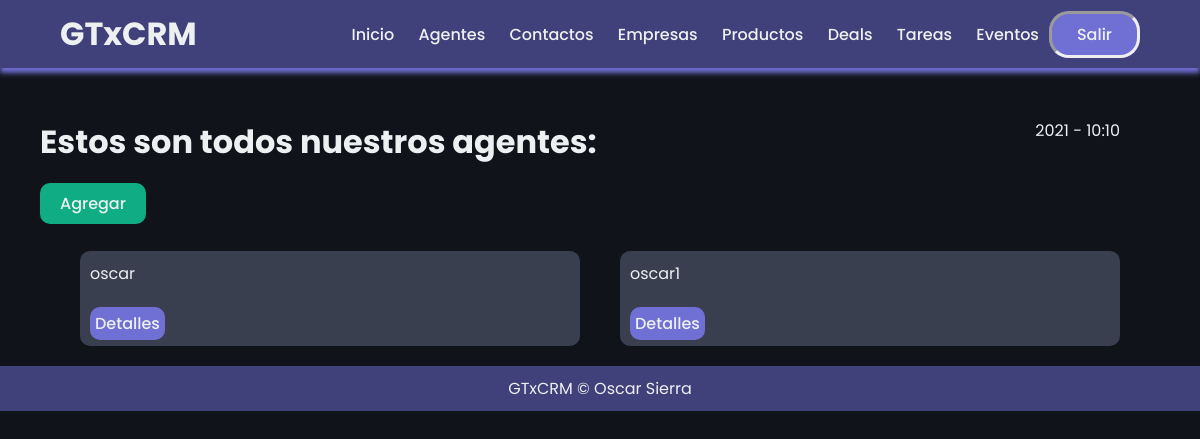
The app's page /agentes/ (signed in), older data.
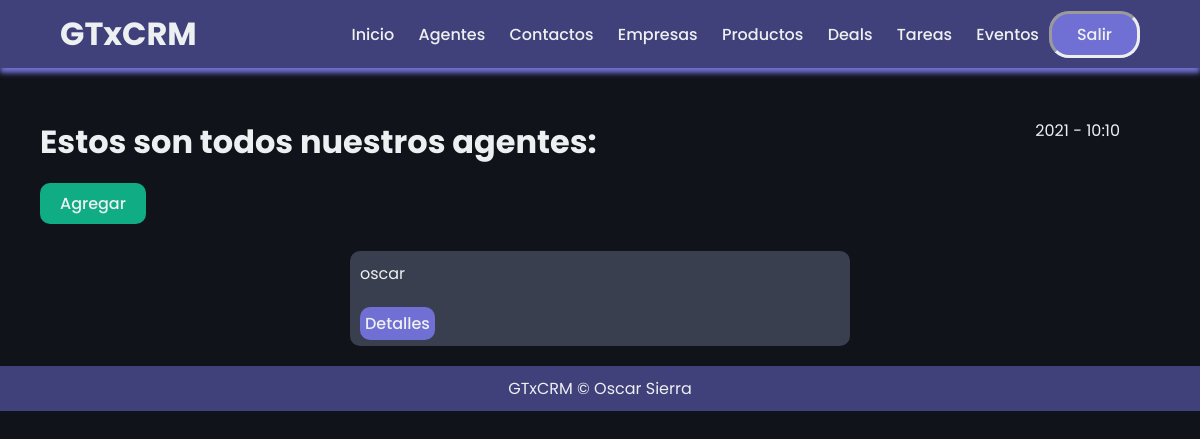
The same page, newer data.
### mainapp/models.py (models this page shows, shortened)
class Agent(models.Model):
    user = models.OneToOneField(User, on_delete=models.CASCADE)
    organizacion = models.ForeignKey(userProfile, on_delete=models.CASCADE)

class User(AbstractUser):
    es_organizador = models.BooleanField(default=True)
    es_agente = models.BooleanField(default=False)

### agents/views.py (the view)
# urls.py: path('agentes/', agentListView.as_view(), name="agent_list"),
class agentListView(OrganizacionYLoginRequiredMixin, generic.ListView):
    template_name = "agents/agent_list.html"
    def get_queryset(self):
        organizacion = self.request.user.userprofile
        return Agent.objects.filter(organizacion = organizacion)

### agents/mixins.py (called while the page is built)
    def dispatch(self, request, *args, **kwargs):
        if not request.user.is_authenticated or not request.user.es_organizador:
            return redirect('lead_list')
        return super().dispatch(request, *args, **kwargs)

### agents/templates/agents/agent_list.html (shortened to what this page needs)
{% extends 'layouts/layouts.html'%}
{% block content %}
<div class="start">
    <div class="initial">
        <h1>Estos son todos nuestros agentes: </h1>
            <div id="time">
                {% now "Y - h:m"%}
            </div>
        </div>
    </div>
<br/>
<div class="divbtn" style="margin-left: 40px;">
    <a class="submitbtn" href="{% url 'agent_create' %}"><button>Agregar</button></a>
</div>
<br/>
<div class="list_container">
    {% for agente in object_list %}
        <div class="list_content">
            <p>{{ agente.user.username }}</p><br/>
            <a class="detail_href" href="{% url 'agent_detail' agente.pk %}">Detalles</a>
        </div>
    {% endfor %}
</div>
{% endblock %}

Row changes from the older to the newer data that the page shows:
removed Agent: user.username "oscar1"
